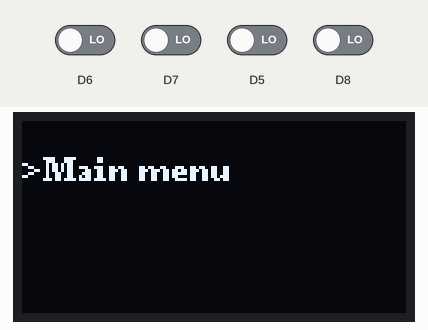
Recording of a sketch running on a simulated ESP8266 (NodeMCU). Shown: 128×64 one-colour display. Inputs (shaded band) come from the test bench; at power-on: D5–8 LOW. EEPROM starts erased.

Above: at 1.2 s.
1.3 s: D6 driven HIGH
At 1.5 s:
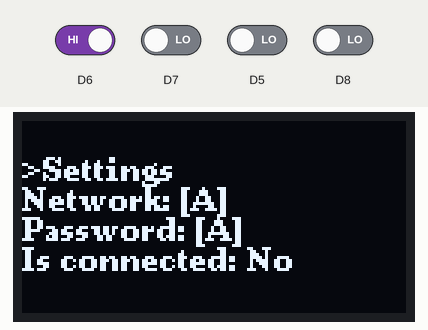
3.4 s: D5 driven HIGH
At 3.51 s:
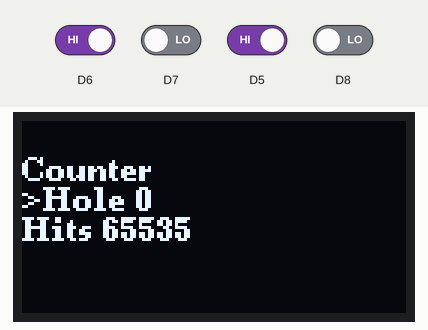
5.8 s: D7 driven HIGH
At 6.04 s:
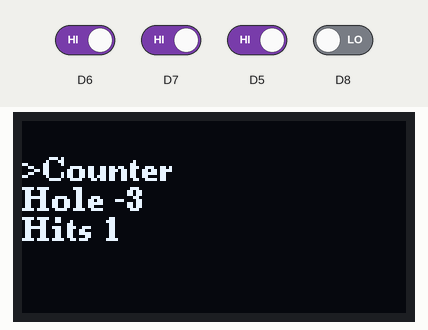
8.8 s: D6 driven LOW
At 9.07 s:
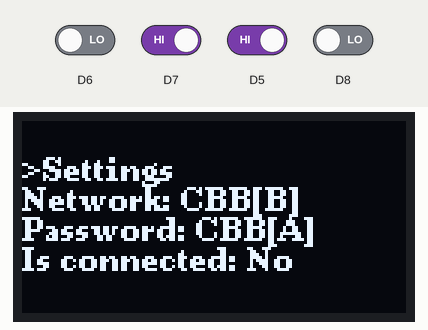
11.5 s: D6 driven HIGH
At 11.97 s:
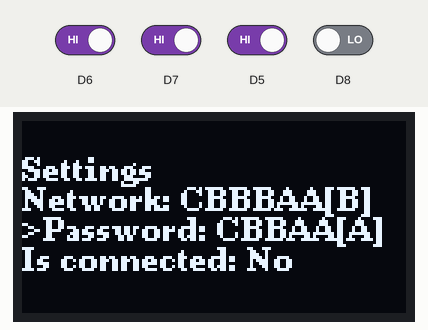
14.4 s: D7 driven LOW
At 15.38 s:
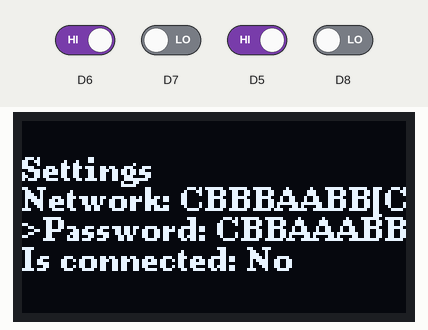

The sketch:

main.ino
```cpp
#include "./state/state.h"
#include "constants.h"
#include "menu.h"
#include <Arduino.h>
#include <EEPROM.h>

int leftButton = LOW;
int rightButton = LOW;
int exitButton = LOW;
int enterButton = LOW;
Menu *menu;
State *state;

void setup(void) {
  pinMode(D5, INPUT);
  pinMode(D6, INPUT);
  pinMode(D7, INPUT);
  pinMode(D8, INPUT);

  EEPROM.begin(512);

  menu = new Menu();
  state = new State(leftButton, rightButton, exitButton, enterButton);

  int addressIndex = 0;
  for (int i = 0; i < HOLES; i++) {
    state->points[i] =
        (EEPROM.read(addressIndex) << 8) + EEPROM.read(addressIndex + 1);
    addressIndex += 2;
  }
}

void loop(void) {
  leftButton = digitalRead(D6);
  rightButton = digitalRead(D7);
  exitButton = digitalRead(D8);
  enterButton = digitalRead(D5);

  state->updateInputs(leftButton, rightButton, exitButton, enterButton);
  menu->render(state);

  delay(100);
}
```

constants.h
```cpp
#ifndef H_CONSTANTS
#define H_CONSTANTS

#define HOLES 16

#endif /* H_CONSTANTS */
```

eeprom.h
```cpp
#ifndef H_EEPROM_DATASOURCE
#define H_EEPROM_DATASOURCE

#include "../constants.h"
#include <EEPROM.h>

class EepromDataSource {
private:
  unsigned int address = 0;

public:
  void set(unsigned int *points) {
    int addressIndex = 0;
    for (int i = 0; i < HOLES; i++) {
      EEPROM.write(addressIndex, points[i] >> 8);
      EEPROM.write(addressIndex + 1, points[i] & 0xFF);
      addressIndex += 2;
    }

    EEPROM.commit();
  }

  void get(unsigned int *points) {
    int addressIndex = 0;
    for (int i = 0; i < HOLES; i++) {
      points[i] =
          (EEPROM.read(addressIndex) << 8) + EEPROM.read(addressIndex + 1);
      addressIndex += 2;
    }
  }
};

#endif /* H_EEPROM_DATASOURCE */
```

wifi.h
```cpp
#ifndef H_WIFI
#define H_WIFI

#include <ESP8266WiFi.h>

class WifiDataSource {
private:
  WiFiClient client;

public:
  WifiDataSource() {}

  int connect(const char *ssid, const char *password) {
    WiFi.begin(ssid, password);
    WiFi.mode(WIFI_STA);

    int retries = 200;
    while (WiFi.status() != WL_CONNECTED && retries > 0) {
      delay(500);
      retries--;
    }

    return WiFi.status();
  }
};

#endif /* H_WIFI */
```

menu.h
```cpp
#ifndef H_MENU
#define H_MENU

#include <U8g2lib.h>
#include <Wire.h>
#include "./repositories/store.h"
#include "./state/state.h"
#include "./views/counter.h"
#include "./views/mainMenu.h"
#include "./views/settings.h"
#include "./views/abstract.h"

#define VIEW_NUMBER 3
#define LEVEL_NUMBER 3

U8G2_SH1106_128X64_NONAME_F_HW_I2C u8g2(U8G2_R0, U8X8_PIN_NONE, D2, D1);

class Menu {
public:
  AbstractView *views[VIEW_NUMBER];
  AbstractView *selectedView;
  int viewIndex = 0;

  Menu() {
    u8g2.begin();
    StoreRepository *storeRepository = new StoreRepository();

    this->views[0] = new MainMenuView(&u8g2, storeRepository);
    this->views[1] = new CounterView(&u8g2, storeRepository);
    this->views[2] = new SettingsView(&u8g2, storeRepository);

    this->selectedView = views[0];
  }

  void render(State *state) {
    u8g2.clearBuffer();
    u8g2.setFont(u8g2_font_ncenB08_tr);

    if (state->level == 0) {
      if (state->leftButton) {
        this->viewIndex =
            this->viewIndex == 0 ? VIEW_NUMBER - 1 : this->viewIndex - 1;
      } else if (state->rightButton) {
        this->viewIndex =
            this->viewIndex == VIEW_NUMBER - 1 ? 0 : this->viewIndex + 1;
      }
    }

    if (state->exitButton) {
        state->level =
          state->level == 0 ? LEVEL_NUMBER - 1 : state->level - 1;
    } else if (state->enterButton) {
        state->level =
          state->level == LEVEL_NUMBER - 1 ? 0 : state->level + 1;
    }

    this->selectedView = views[this->viewIndex];
    this->selectedView->render(state);

    u8g2.sendBuffer();
  }
};

#endif /* H_MENU */
```

abstract.h
```cpp
#ifndef H_REPOSITORY
#define H_REPOSITORY

class AbstractRepository {
public:
  virtual void get(unsigned int *points) = 0;
  virtual void set(unsigned int *points) = 0;
};

#endif /* H_REPOSITORY */
```

store.h
```cpp
#ifndef H_STORE_REPOSITORY
#define H_STORE_REPOSITORY

#include "../datasources/eeprom.h"
#include "../datasources/wifi.h"
#include "./abstract.h";

class StoreRepository : public AbstractRepository {
private:
  EepromDataSource eepromDataSource;

public:
  void set(unsigned int *points) { this->eepromDataSource.set(points); }

  void get(unsigned int *points) { this->eepromDataSource.get(points); }
};

#endif /* H_STORE_REPOSITORY */
```

state.h
```cpp
#ifndef H_STATE
#define H_STATE

class State {
public:
  int leftButton;
  int rightButton;
  int exitButton;
  int enterButton;
  unsigned int points[16] = {0};
  int level = 0;

  State(int lB, int rB, int exB, int enB) {
    this->updateInputs(lB, rB, exB, enB);
  }

  void updateInputs(int lB, int rB, int exB, int enB) {
    this->leftButton = lB;
    this->rightButton = rB;
    this->exitButton = exB;
    this->enterButton = enB;
  }
};

#endif /* H_STATE */
```

abstract.h
```cpp
#ifndef H_VIEW
#define H_VIEW

#include "../repositories/abstract.h";
#include "../state/state.h";
#include <U8g2lib.h>

class AbstractView {
public:
  U8G2 *u8g2;
  AbstractRepository *repository;

  virtual void render(State *state) = 0;
};

#endif /* H_VIEW */
```

counter.h
```cpp
#ifndef H_COUNTER_VIEW
#define H_COUNTER_VIEW

#include "../state/state.h"
#include "./abstract.h"
#include <U8g2lib.h>
#include <string>

class CounterView : public AbstractView {
private:
  int hole = 0;

public:
  U8G2 *u8g2;
  AbstractRepository *repository;

  CounterView(U8G2 *u8g2, AbstractRepository *repository) {
    this->u8g2 = u8g2;
    this->repository = repository;
  }

  void render(State *state) {
    std::string content[3] = {
        "Counter", "Hole " + std::to_string(this->hole) + "",
        "Hits " + std::to_string(state->points[this->hole]) + ""};

    if (state->level == 0) {
      content[0] = ">" + content[0];
    } else if (state->level == 1) {
      if (state->leftButton) {
        this->hole -= 1;
      } else if (state->rightButton) {
        this->hole += 1;
      }

      content[1] = ">" + content[1];
    } else if (state->level == 2) {
      if (state->leftButton && state->rightButton) {
        state->points[this->hole] = 0;
        this->repository->set(state->points);
      } else if (state->leftButton) {
        state->points[this->hole] -= 1;
        this->repository->set(state->points);
      } else if (state->rightButton) {
        state->points[this->hole] += 1;
        this->repository->set(state->points);
      }

      content[2] = ">" + content[2];
    }

    for (size_t i = 0; i < 3; i++) {
      this->u8g2->drawStr(0, 10 + (i + 1) * 10, content[i].c_str());
    }
  }
};

#endif /* H_COUNTER_VIEW */
```

mainMenu.h
```cpp
#ifndef H_MAIN_MENU_VIEW
#define H_MAIN_MENU_VIEW

#include "../state/state.h"
#include "./abstract.h"
#include <U8g2lib.h>

class MainMenuView : public AbstractView {
public:
  U8G2 *u8g2;
  AbstractRepository *repository;

  MainMenuView(U8G2 *u8g2, AbstractRepository *repository) {
    this->u8g2 = u8g2;
    this->repository = repository;
  }

  void render(State *state) { this->u8g2->drawStr(0, 20, ">Main menu"); }
};

#endif /* H_MAIN_MENU_VIEW */
```

settings.h
```cpp
#ifndef H_SETTINGS_VIEW
#define H_SETTINGS_VIEW

#include "../datasources/wifi.h"
#include "../state/state.h"
#include "./abstract.h"
#include <ESP8266WiFi.h>
#include <U8g2lib.h>

class SettingsView : public AbstractView {
public:
  U8G2 *u8g2;
  AbstractRepository *repository;
  WifiDataSource *wifi;
  int status;
  std::string ssid = "A";
  std::string password = "A";

  SettingsView(U8G2 *u8g2, AbstractRepository *repository) {
    this->u8g2 = u8g2;
    this->repository = repository;
  }

  void render(State *state) {
    const int ssidLength = this->ssid.length();
    std::string network =
        "Network: " +
        (ssidLength >= 2 ? this->ssid.substr(0, ssidLength - 1) : "") + "[" +
        this->ssid[ssidLength - 1] + "]";

    const int passwordLength = this->password.length();
    std::string password =
        "Password: " +
        (passwordLength >= 2 ? this->password.substr(0, passwordLength - 1)
                             : "") +
        "[" + this->password[passwordLength - 1] + "]";

    std::string connectionStatus = this->status == WL_CONNECTED ? "Yes" : "No";
    std::string connection = "Is connected: " + connectionStatus;

    std::string content[4] = {"Settings", network, password, connection};

    if (state->level == 0) {
      content[0] = ">" + content[0];
    } else if (state->level == 1) {
      if (state->rightButton) {
        this->ssid.push_back('A');
      }
      if (state->leftButton) {
        this->ssid[this->ssid.length() - 1]++;
      }

      content[1] = ">" + content[1];
    } else if (state->level == 2) {
      if (state->rightButton) {
        this->password.push_back('A');
      }
      if (state->leftButton) {
        this->password[this->password.length() - 1]++;
      }

      content[2] = ">" + content[2];
    } else if (state->level == 3) {
      if (state->rightButton) {
        this->status =
            this->wifi->connect(this->ssid.c_str(), this->password.c_str());
      }

      content[3] = ">" + content[3];
    }

    for (size_t i = 0; i < 4; i++) {
      this->u8g2->drawStr(0, 10 + (i + 1) * 10, content[i].c_str());
    }
  }
};

#endif /* H_SETTINGS_VIEW */
```

Measured:
- after the input at 1.3 s, the display: changes after 0.14 s (image 1)
- after the input at 3.4 s, the display: changes after 0.05 s (image 2)
- after the input at 8.8 s, the display: first differs from a run without the input after 0.21 s (image 4)
